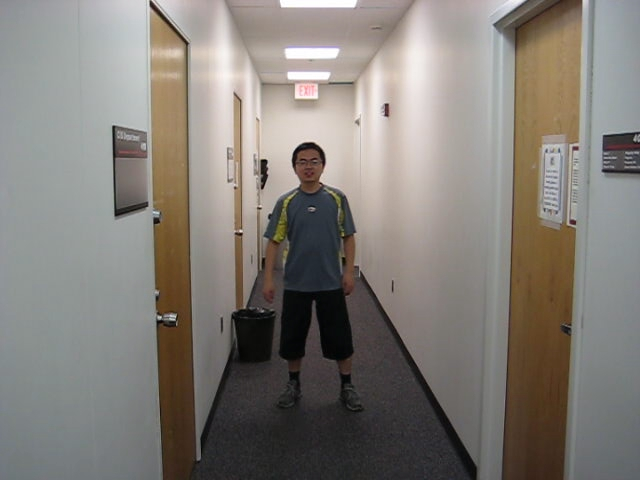
#> input picture assets/Boy/img/0003.jpg, 640 x 480 px
$ python videofig.py --imgdir ../assets/Boy/img   (older library calls are emulated)
#> lines starting #> are read from the running program, lines starting #| are printed output that depends on the picture
"""Figure with horizontal scrollbar and play capabilities

For latest version, go to https://github.com/bilylee/videofig

Basic usage
-----------
Creates a figure with a horizontal scrollbar and shortcuts to scroll automatically.
The scroll range is 0 to NUM_FRAMES - 1. The function REDRAW_FUN(F, AXES) is called to
redraw at scroll position F (for example, REDRAW_FUNC can show the frame F of a video)
using AXES for drawing. F is an integer, AXES is a instance of [Axes class](https://matplotlib.org/api/axes_api.html)

This can be used not only to play and analyze standard videos, but it also lets you place
any custom Matplotlib plots and graphics on top.

The keyboard shortcuts are:
  Enter(Return) -- play/pause video (25 frames-per-second default).
  Backspace -- play/pause video 5 times slower.
  Right/left arrow keys -- advance/go back one frame.
  Page down/page up -- advance/go back 30 frames.
  Home/end -- go to first/last frame of video.

Advanced usage
--------------
videofig(NUM_FRAMES, REDRAW_FUNC, FPS, BIG_SCROLL)
Also specifies the speed of the play function (frames-per-second) and
the frame step of page up/page down (or empty for defaults).

videofig(NUM_FRAMES, REDRAW_FUNC, FPS, BIG_SCROLL, KEY_FUNC)
Also calls KEY_FUNC(KEY) with any keys that weren't processed, so you
can add more shortcut keys (or empty for none).

Example 1: Plot a dynamic sine wave
---------
  import numpy as np

  def redraw_fn(f, axes):
    amp = float(f) / 3000
    f0 = 3
    t = np.arange(0.0, 1.0, 0.001)
    s = amp * np.sin(2 * np.pi * f0 * t)
    if not redraw_fn.initialized:
      redraw_fn.l, = axes.plot(t, s, lw=2, color='red')
      redraw_fn.initialized = True
    else:
      redraw_fn.l.set_ydata(s)

  redraw_fn.initialized = False

  videofig(100, redraw_fn)

Example 2: Show images in a custom directory
---------
  import os
  import glob
  from scipy.misc import imread

  img_dir = 'YOUR-IMAGE-DIRECTORY'
  img_files = glob.glob(os.path.join(video_dir, '*.jpg'))

  def redraw_fn(f, axes):
    img_file = img_files[f]
    img = imread(img_file)
    if not redraw_fn.initialized:
      redraw_fn.im = axes.imshow(img, animated=True)
      redraw_fn.initialized = True
    else:
      redraw_fn.im.set_array(img)
  redraw_fn.initialized = False

  videofig(len(img_files), redraw_fn, play_fps=30)

Example 3: Show images together with object bounding boxes
----------
  import os
  import glob
  from scipy.misc import imread
  from matplotlib.pyplot import Rectangle

  video_dir = 'YOUR-VIDEO-DIRECTORY'

  img_files = glob.glob(os.path.join(video_dir, '*.jpg'))
  box_files = glob.glob(os.path.join(video_dir, '*.txt'))

  def redraw_fn(f, axes):
    img = imread(img_files[f])
    box = bbread(box_files[f])  # Define your own bounding box reading utility
    x, y, w, h = box
    if not redraw_fn.initialized:
      im = axes.imshow(img, animated=True)
      bb = Rectangle((x, y), w, h,
                     fill=False,  # remove background
                     edgecolor="red")
      axes.add_patch(bb)
      redraw_fn.im = im
      redraw_fn.bb = bb
      redraw_fn.initialized = True
    else:
      redraw_fn.im.set_array(img)
      redraw_fn.bb.set_xy((x, y))
      redraw_fn.bb.set_width(w)
      redraw_fn.bb.set_height(h)
  redraw_fn.initialized = False

  videofig(len(img_files), redraw_fn, play_fps=30)
"""

from __future__ import absolute_import
from __future__ import division
from __future__ import print_function

import matplotlib.gridspec as gridspec
from matplotlib import pyplot as plt
from matplotlib.animation import FuncAnimation
from matplotlib.widgets import Slider


def videofig(num_frames, redraw_func, play_fps=25, big_scroll=30, key_func=None,
             grid_specs=None, layout_specs=None, figname=None, *args):
  """Figure with horizontal scrollbar and play capabilities

  This script is mainly inspired by the elegant work of João Filipe Henriques
    https://www.mathworks.com/matlabcentral/fileexchange/29544-figure-to-play-and-analyze-videos-with-custom-plots-on-top?focused=5172704&tab=function

  :param num_frames: an integer, number of frames in a sequence
  :param redraw_func: callable with signature redraw_func(f, axes)
                      used to draw a new frame at position f using axes, which is a instance of Axes class in matplotlib
  :param play_fps: an integer, number of frames per second, used to control the play speed
  :param big_scroll: an integer, big scroll number used when pressed page down or page up keys.
  :param key_func: optional callable which signature key_func(key), used to provide custom key shortcuts.
  :param grid_specs: optional dictionary, used to specify the gridspec of the main drawing pane.
                     For example, grid_specs = {'nrows': 2, 'ncols': 2} will create a gridspec with 2 rows and 2 cols.
  :param layout_specs: optional list, used to specify the layout of the gridspec of the main drawing pane.
                     For example, layout_specs = ['[:, 0]', '[:, 1]'] means:
                        gs = ... Some code to create the main drawing pane gridspec ...
                        ax1 = plt.subplot(gs[:, 0])
                        ax2 = plt.subplot(gs[:, 1])
  :param args: other optional arguments
  :return: None
  """
#> called with num_frames = 2, play_fps = 30, big_scroll = 30
  # Check arguments
  check_int_scalar(num_frames, 'num_frames')
  check_callback(redraw_func, 'redraw_func')
  check_int_scalar(play_fps, 'play_fps')
  check_int_scalar(big_scroll, 'big_scroll')
  if key_func:
    check_callback(key_func, 'key_func')

  # Initialize figure
  if not figname:
    figname = 'VideoPlayer'
  fig_handle = plt.figure(num=figname)

  # We use GridSpec to support embedding multiple plots in the main drawing pane.
  # A nested grid demo can be found at https://matplotlib.org/users/plotting/examples/demo_gridspec06.py
  # Construct outer grid, which contains the main drawing pane and slider ball
  outer_grid = gridspec.GridSpec(2, 1,
                                 left=0, bottom=0, right=1, top=1,
                                 height_ratios=[97, 3], wspace=0.0, hspace=0.0)

  # Construct inner grid in main drawing pane
  if grid_specs is None:
    grid_specs = {'nrows': 1, 'ncols': 1}  # We will have only one axes by default

  inner_grid = gridspec.GridSpecFromSubplotSpec(subplot_spec=outer_grid[0], **grid_specs)
  if layout_specs:
    # eval() can't work properly in list comprehension which is inside a function.
    # Refer to: http://bugs.python.org/issue5242
    # Maybe I should find another way to implement layout_specs without using eval()...
    axes_handle = []
    for spec in layout_specs:
      axes_handle.append(plt.Subplot(fig_handle, eval('inner_grid' + spec)))
  else:
    num_inner_plots = grid_specs['nrows'] * grid_specs['ncols']
    axes_handle = [plt.Subplot(fig_handle, inner_grid[i]) for i in range(num_inner_plots)]

  for ax in axes_handle: fig_handle.add_subplot(ax)

  if len(axes_handle) == 1:
    axes_handle = axes_handle[0]
    axes_handle.set_axis_off()

  # Build scrollbar
  scroll_axes_handle = plt.Subplot(fig_handle, outer_grid[1])
  scroll_axes_handle.set_facecolor('lightgoldenrodyellow')
  fig_handle.add_subplot(scroll_axes_handle)
  scroll_handle = Slider(scroll_axes_handle, '', 0.0, num_frames - 1, valinit=0.0)

  def draw_new(_):
    redraw_func(int(scroll_handle.val), axes_handle)
    fig_handle.canvas.draw_idle()

  def scroll(new_f):
    new_f = min(max(new_f, 0), num_frames - 1)  # clip in the range of [0, num_frames - 1]
    cur_f = scroll_handle.val

    # Stop player at the end of the sequence
    if new_f == (num_frames - 1):
      play.running = False

    if cur_f != new_f:
      # move scroll bar to new position
      scroll_handle.set_val(new_f)

    return axes_handle

  def play(period):
    play.running ^= True  # Toggle state
    if play.running:
      frame_idxs = range(int(scroll_handle.val), num_frames)
      play.anim = FuncAnimation(fig_handle, scroll, frame_idxs,
                                interval=1000 * period, repeat=False)
      plt.draw()
    else:
      play.anim.event_source.stop()

  # Set initial player state
  play.running = False

  def key_press(event):
    key = event.key
    f = scroll_handle.val
    if key == 'left':
      scroll(f - 1)
    elif key == 'right':
      scroll(f + 1)
    elif key == 'pageup':
      scroll(f - big_scroll)
    elif key == 'pagedown':
      scroll(f + big_scroll)
    elif key == 'home':
      scroll(0)
    elif key == 'end':
      scroll(num_frames - 1)
    elif key == 'enter':
      play(1 / play_fps)
    elif key == 'backspace':
      play(5 / play_fps)
    else:
      if key_func:
        key_func(key)

  # Register events
  scroll_handle.on_changed(draw_new)
  fig_handle.canvas.mpl_connect('key_press_event', key_press)

  # Draw initial frame
  redraw_func(0, axes_handle)

  # Start playing
  play(1 / play_fps)

  # plt.show() has to be put in the end of the function,
  # otherwise, the program simply won't work, weird...
  plt.show()


def check_int_scalar(a, name):
  assert isinstance(a, int), '{} must be a int scalar, instead of {}'.format(name, type(name))


def check_callback(a, name):
  # Check http://stackoverflow.com/questions/624926/how-to-detect-whether-a-python-variable-is-a-function
  # for more details about python function type detection.
  assert callable(a), '{} must be callable, instead of {}'.format(name, type(name))

if __name__ == '__main__':
  import argparse

  parser = argparse.ArgumentParser()
  parser.add_argument("-i", "--imgdir", type=str, default=None, help="directory containing JPEG images")
  args = parser.parse_args()

  if args.imgdir:
    import os
    import glob
    from scipy.misc import imread

    img_files = sorted(glob.glob(os.path.join(args.imgdir, '*.jpg')))


    def redraw_fn(f, axes):
#> called with f = 0
      img_file = img_files[f]
      img = imread(img_file)
#> img is the input picture: shape (480, 640, 3); mean R, G, B 131, 126, 120.2
      if not redraw_fn.initialized:
        redraw_fn.im = axes.imshow(img, animated=True)
        redraw_fn.initialized = True
      else:
        redraw_fn.im.set_array(img)


    redraw_fn.initialized = False
    videofig(len(img_files), redraw_fn, play_fps=30)
#> in videofig, `plt.show()`:
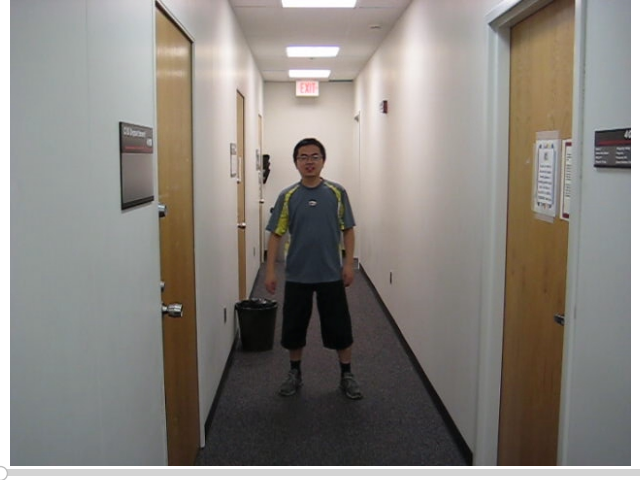
#> figure drawn by matplotlib, 2 panels

  else:
    import numpy as np


    def redraw_fn(f, axes):
      amp = float(f) / 3000
      f0 = 3
      t = np.arange(0.0, 1.0, 0.001)
      s = amp * np.sin(2 * np.pi * f0 * t)
      if not redraw_fn.initialized:
        redraw_fn.l, = axes.plot(t, s, lw=2, color='red')
        redraw_fn.initialized = True
      else:
        redraw_fn.l.set_ydata(s)


    redraw_fn.initialized = False
    videofig(100, redraw_fn)
